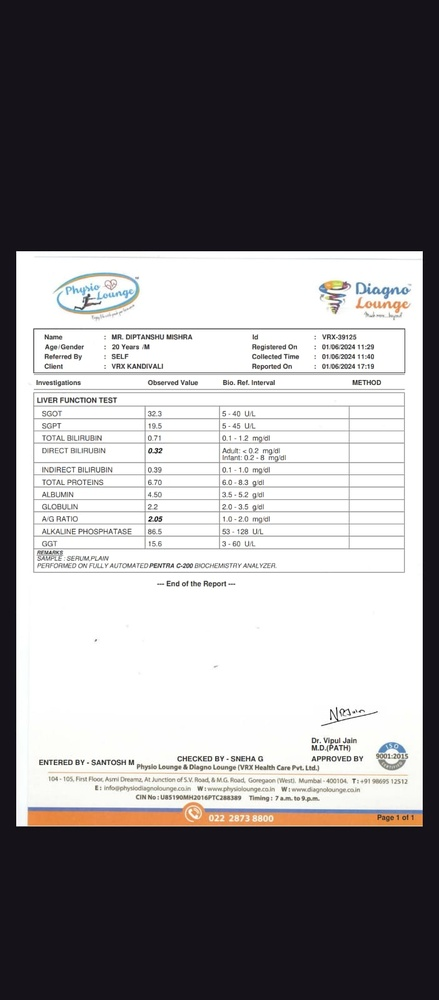
#> input picture lft.jpg, 439 x 1000 px, shrunk from 702 x 1600 before the run
$ python ocr.py
#> lines starting #> are read from the running program, lines starting #| are printed output that depends on the picture; after the words box and inside, x2 and y2 are one past the last pixel; in counts of white or black regions, pixels touching at a corner belong together
import pytesseract
from PIL import Image, ImageEnhance, ImageFilter
import re

# Path to Tesseract executable (if required)
# pytesseract.pytesseract.tesseract_cmd = r"C:\Program Files\Tesseract-OCR\tesseract.exe"

# Step 1: Preprocess the image to improve OCR results
def preprocess_image(image_path):
#> called with image_path = 'lft.jpg'
    try:
        # Open the image file
        img = Image.open(image_path)
#> img is the input picture: PIL image 439x1000 RGB; mean R, G, B 138.5, 136.2, 138.5

        # Convert to grayscale
        img = img.convert('L')
#> img: PIL image 439x1000 L

        # Apply a filter to improve sharpness
        img = img.filter(ImageFilter.SHARPEN)
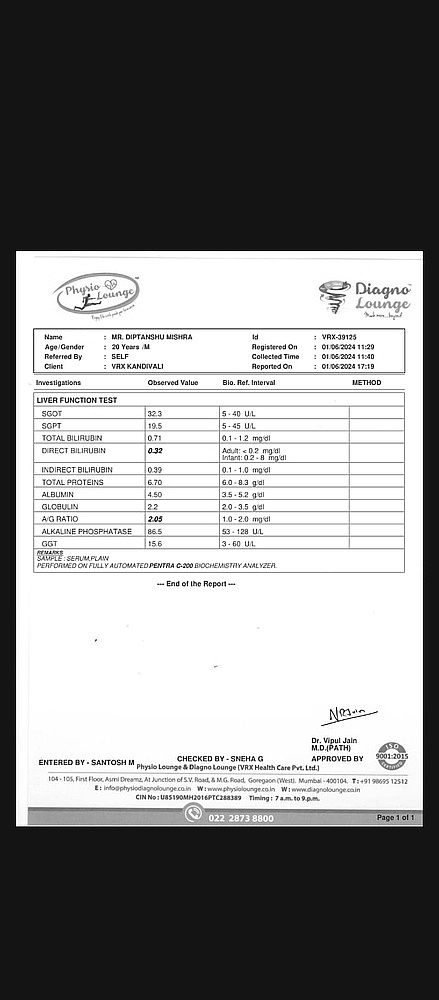
#> img: PIL image 439x1000 L; min 0, max 255, mean 136.1

        # Apply thresholding to binarize the image
        img = img.point(lambda x: 0 if x < 140 else 255)
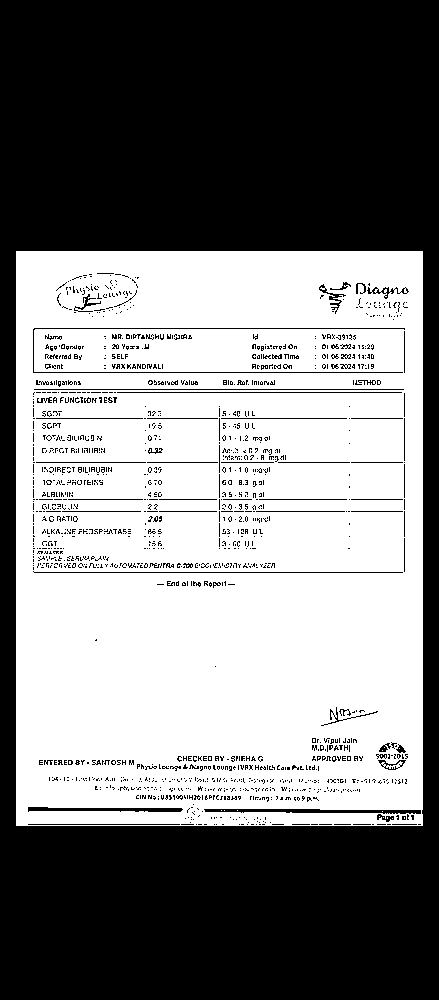
#> img: PIL image 439x1000 L; 50.1% white; 1391 black regions (1306 under 20 px), largest, box (x1, y1, x2, y2) and area: (0, 0, 439, 1000) 204979, (33, 328, 405, 373) 786, (204, 809, 421, 814) 704

        # Optionally save preprocessed image for inspection
        img.save('preprocessed_image.png')

        return img
    except Exception as e:
        print(f"Error processing image: {e}")
        return None

# Step 2: Extract text from the preprocessed image
def extract_text_from_image(preprocessed_image):
    try:
        # Use pytesseract to extract text from the image
#> (the run stopped early here; a loop or call above may not have finished)
